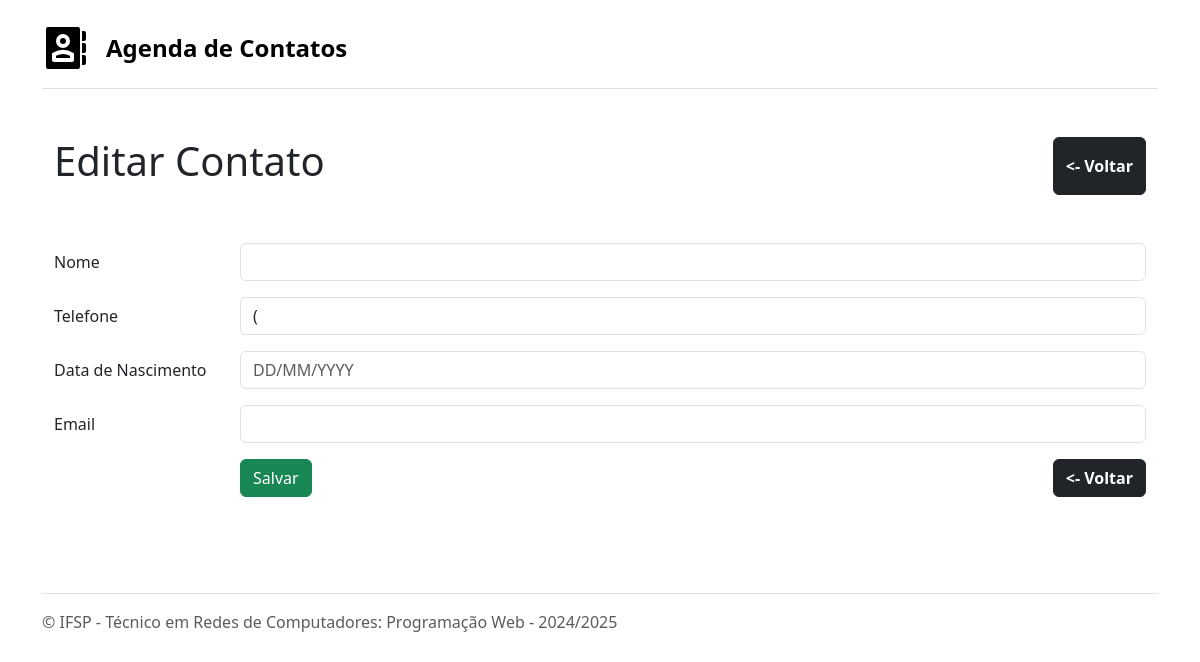
The app's page /editar/1, older data.
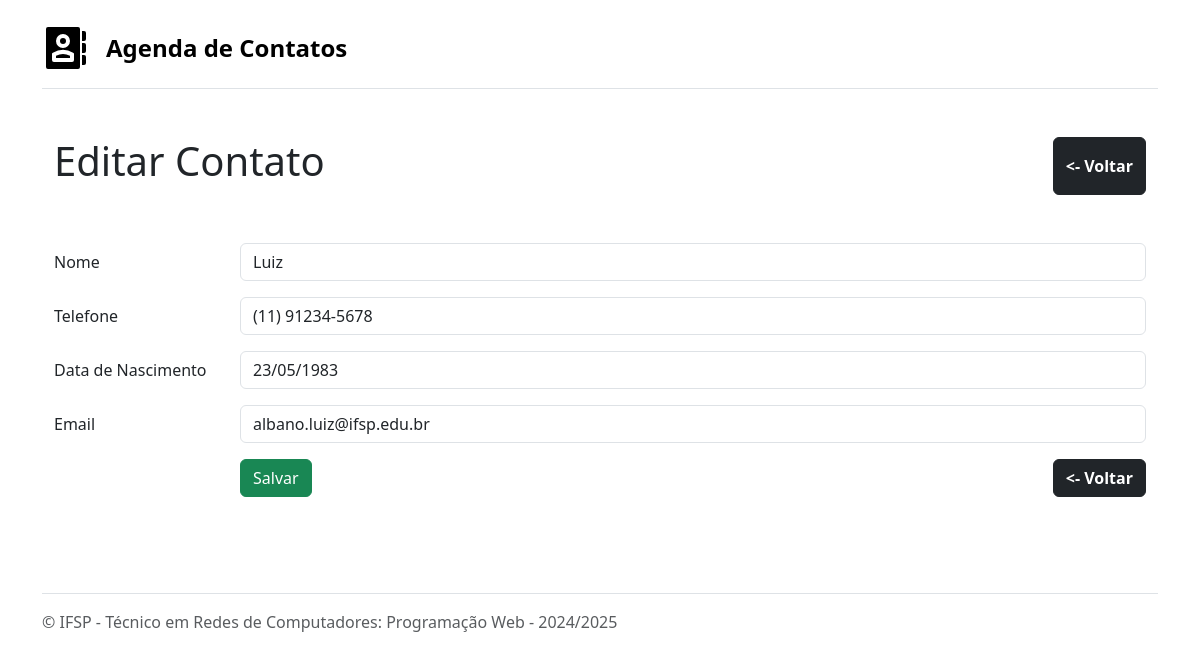
The same page, newer data.
### tables this page shows
CREATE TABLE contatos (
  id INTEGER PRIMARY KEY AUTOINCREMENT,
  nome VARCHAR(50) NOT NULL,
  telefone VARCHAR(20),
  data_nascimento DATE,
  email VARCHAR(100),
  data_cadastro TIMESTAMP NOT NULL DEFAULT CURRENT_TIMESTAMP
);

### app.py (the view, shortened to what this page needs)
@app.route("/editar/<int:id_contato>", methods=['POST', 'GET'])
def editar_contato(id_contato):
    conn = DB()
    record = conn.read_one(f"SELECT * FROM contatos WHERE id={id_contato}")
    conn.close()
    return render_template("formulario-contato.html", title="Editar Contato", dados=record)

### db.py (called while the page is built)
    def connect(self):
        self.connection = sqlite3.connect('db/agenda.db')
        self.connection.row_factory = sqlite3.Row

    def close(self):
        self.connection.close()

    def read_one(self, sql):
        if self.connection == None:
            self.connect()
        cursor = self.connection.execute(sql)
        return cursor.fetchone()

### templates/formulario-contato.html (shortened to what this page needs)
{% extends 'base.html' %}
{% block page_content %}
<div class="container-fluid py-4">
    <div class="d-flex align-self-center">
        <h1>{{title}}</h1>
        <a href="/listar" class="ms-auto py-3 btn btn-dark fw-bold">&lt;- Voltar</a>
    </div>
    <div class="row py-5">
        <form action="" method="post">
            <div class="row mb-3">
                <label for="form_input_Nome" class="col-sm-2 col-form-label">Nome</label>
                <div class="col-sm-10">
                    <input type="text" class="form-control" id="form_input_Nome" required="required" name="nome" value="{{ dados['nome'] }}">
                </div>
            </div>
            <div class="row mb-3">
                <label for="form_input_Telefone" class="col-sm-2 col-form-label">Telefone</label>
                <div class="col-sm-10">
                    <input type="text" class="form-control phone-mask" id="form_input_Telefone" name="telefone" required="required" value="{{ dados['telefone'] }}" placeholder="(XX) XXXXX-XXXX">
                </div>
            </div>
            <div class="row mb-3">
                <label for="form_input_DataNascimento" class="col-sm-2 col-form-label">Data de Nascimento</label>
                <div class="col-sm-10">
                    <input type="text" class="form-control date-mask" id="form_input_DataNascimento" name="data_nascimento" required="required" value="{{ dados['data_nascimento'] }}" placeholder="DD/MM/YYYY">
                </div>
            </div>
            <div class="row mb-3">
                <label for="form_input_Email" class="col-sm-2 col-form-label">Email</label>
                <div class="col-sm-10">
                    <input type="email" class="form-control" id="form_input_Email" required="required" name="email" value="{{ dados['email'] }}">
                </div>
            </div>
            <div class="d-flex">
                <label class="col-sm-2 ms-1 col-form-label">&nbsp;</label>
                <button type="submit" class="btn btn-success">Salvar</button>
                <a href="/listar" class="ms-auto btn btn-dark fw-bold">&lt;- Voltar</a>
            </div>
        </form>
    </div>
</div>
{% endblock %}

Row changes from the older to the newer data that the page shows:
added contatos: nome "Luiz", telefone "(11) 91234-5678", data_nascimento "23/05/1983", email "albano.luiz@ifsp.edu.br"
Text that changed along with them:
form field telefone: "(" → (not shown)
